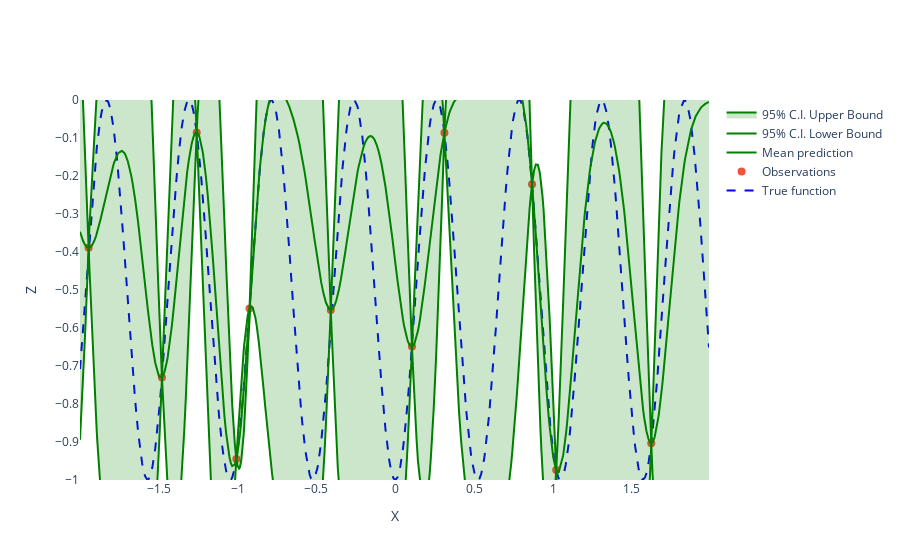

Here is the notebook cell this chart was saved with:
### Markdown cell above
As we can see, adding one point improves the model performance. We can also notice that the point is added between -1 and 0, which was the region that was not sampled before.

### Code cell
gp_plot = create_gp_regression_plot(X, Z, X_new, Z_new, X_noise_std, Z_noise_std, mean_prediction, std_prediction)

gp_plot

### Figure 1 — Plotly figure (JSON) as saved in the notebook; plotly's stock layout.template omitted (floating-point values rounded to 4 significant figures; data arrays with more than 128 entries replaced by an {"elided": "..."} marker saying what was removed)
{"data": [{"line": {"color": "rgba(0, 0, 255, 1)", "dash": "dash"}, "mode": "lines", "name": "True function", "showlegend": true, "type": "scatter", "x": {"elided": "1000 float values"}, "y": {"elided": "1000 float values"}}, {"marker": {"color": "rgba(255, 165, 0)", "size": 8}, "mode": "markers", "name": "Observations", "showlegend": true, "type": "scatter", "x": [-1.259, 0.8671, 1.623, 0.1057, 0.3114, -0.9244, 1.02, -1.945, -1.008, -1.48, -0.4093], "y": [-0.08564, -0.2215, -0.903, -0.6489, -0.08608, -0.5485, -0.9737, -0.3888, -0.9449, -0.73, -0.5526]}, {"line": {"color": "rgba(0, 128, 0, 1)"}, "mode": "lines", "name": "Mean prediction", "showlegend": true, "type": "scatter", "x": {"elided": "1000 float values"}, "y": {"elided": "1000 float values"}}, {"line": {"color": "rgba(0, 128, 0, 1)"}, "name": "95% C.I. Lower Bound", "type": "scatter", "x": {"elided": "1000 float values"}, "y": {"elided": "1000 float values"}}, {"fill": "tonexty", "fillcolor": "rgba(0, 128, 0, 0.2)", "line": {"color": "rgba(0, 128, 0, 1)"}, "name": "95% C.I. Upper Bound", "type": "scatter", "x": {"elided": "1000 float values"}, "y": {"elided": "1000 float values"}}], "layout": {"annotations": [{"font": {"size": 15}, "showarrow": false, "text": "", "x": 0, "xref": "paper", "y": [-1.03e-05], "yref": "paper"}], "paper_bgcolor": "white", "plot_bgcolor": "white", "showlegend": true, "xaxis": {"range": [-2.0, 1.989], "title": {"text": "X"}}, "yaxis": {"range": [-1.0, -1.03e-05], "title": {"text": "Z"}}}}
